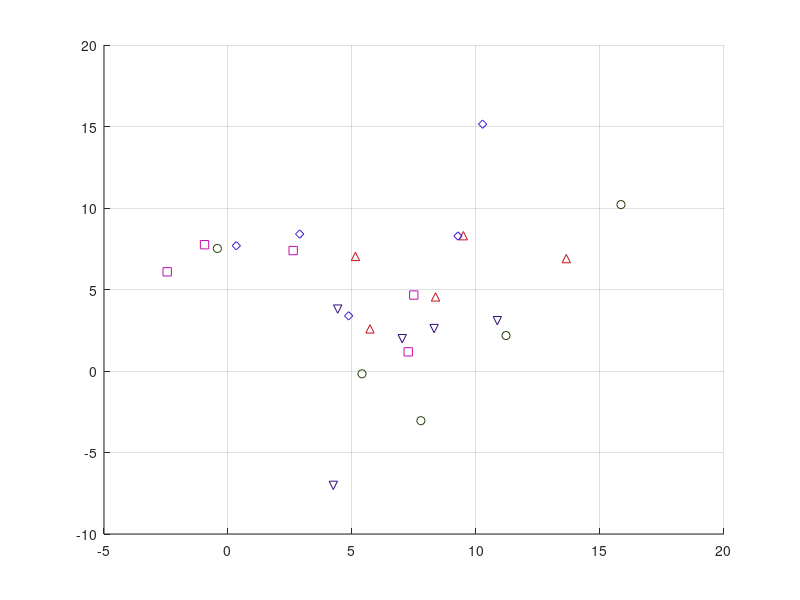

Recreate this plot in MATLAB. (Note: this script raises an error after producing the figure.)
clear;
clc;
close;

dim = 2;
umbral = 100;

flag1 = 1;

while flag1
    nClases = input("Ingresa el numero de clases\n");
    mRepresentantes = input("Ingresa el numero de representantes por clase\n");
    
    centroides = nan(nClases, dim);
    markerShapes = ['d', 'o', 's', '^', 'v'];
    legendLabels = cell(1, nClases);
    c = nan(2, mRepresentantes, nClases);

    figure;
    hold on;
    grid on;

    % Generación de centroides y datos aleatorios para cada clase
    for i = 1:nClases
        x = input("Ingresa el centroide en x de la clase " + i + "\n");
        y = input("Ingresa el centroide en y de la clase " + i + "\n");
        centroides(i, :) = [x y];

        dx = input("Ingresa la dispersion en x de la clase " + i + "\n");
        dy = input("Ingresa la dispersion en y de la clase " + i + "\n");

        currentData = randn(2, mRepresentantes);
        currentData(1, :) = currentData(1, :) * dx + x;
        currentData(2, :) = currentData(2, :) * dy + y;

        c(:, :, i) = currentData(:,:);

        plot(currentData(1, :), currentData(2, :), "LineStyle", "none", "Color", rand(1, 3), ...
            "Marker", markerShapes(mod(i, 5) + 1));
        legendLabels{i} = ["Clase " + i];
    end

    legend(legendLabels);

    flag2 = 1;

    % Clasificación de nuevos vectores
    while flag2
        vx = input("Ingresa la coordenada en x del vector\n");
        vy = input("Ingresa la coordenada en y del vector\n");
        plot(vx, vy, 'ko', 'MarkerSize', 10, 'MarkerFaceColor', rand(1,3));
        v1 = [vx, vy];
        v2 = [vx; vy];

        distancias = nan(1, nClases);
        metodo = input("Elige el método de clasificación: 1 = Euclidiana, 2 = Mahalanobis, 3 = Máxima Probabilidad\n");

        if metodo == 1
            % Clasificación con distancia Euclidiana
            for j = 1:nClases
                distancias(j) = norm(v1 - centroides(j, :));
            end

        elseif metodo == 2
            % Clasificación con distancia de Mahalanobis
            Xmedias = nan(2, mRepresentantes, nClases);
            medias = nan(2, 1, nClases);

            for i = 1:nClases
                medias(:, :, i) = mean(c(:, :, i), 2);
                Xmedias(:, :, i) = c(:, :, i) - medias(:, :, i);
            end

            for i = 1:nClases
                sigma = (Xmedias(:, :, i) * Xmedias(:, :, i)') / mRepresentantes;
                distancias(i) = sqrt((v2 - medias(:, :, i))' * inv(sigma) * (v2 - medias(:, :, i)));
            end

        elseif metodo == 3
            % Clasificación con Máxima Probabilidad
            Xmedias = nan(2, mRepresentantes, nClases);
            medias = nan(2, 1, nClases);
            logLikelihoods = nan(1, nClases);

            for i = 1:nClases
                medias(:, :, i) = mean(c(:, :, i), 2);
                Xmedias(:, :, i) = c(:, :, i) - medias(:, :, i);
                sigma = (Xmedias(:, :, i) * Xmedias(:, :, i)') / mRepresentantes;
                invSigma = inv(sigma);
                diff = v2 - medias(:, :, i);
                logLikelihoods(i) = -0.5 * (diff' * invSigma * diff) - 0.5 * log(det(sigma));
            end

            [maxLikelihood, idx2] = max(logLikelihoods);
            
            if abs(maxLikelihood) < 100000
                fprintf("El vector (" + vx + ", " + vy + ") corresponde a la clase " + idx2 + " \n");
            else
                fprintf("El vector está muy lejos :( \n");
            end
            flag2 = input("Desea probar otro vector? 1 = sí, 0 = no\n");
            continue;  % Saltamos el chequeo del umbral en este método
        end

        % Verificar si la distancia es menor que el umbral
        [minDist, idx] = min(distancias);
        if minDist < umbral
            fprintf("El vector (" + vx + ", " + vy + ") corresponde a la clase " + idx + " \n");
        else
            fprintf("El vector está muy lejos :( \n");
        end

        flag2 = input("Desea probar otro vector? 1 = sí, 0 = no\n");
    end

    hold off;
    flag1 = input("Desea probar otro conjunto de datos? 1 = sí, 0 = no\n");
end
